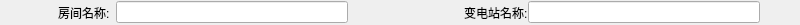
   <widget class="QWidget" name="ui_lamp_room_widget" native="true">
    <property name="geometry">
     <rect>
      <x>0</x>
      <y>34</y>
      <width>800</width>
      <height>25</height>
     </rect>
    </property>
    <layout class="QHBoxLayout" name="horizontalLayout_9" stretch="1,1,4,2,1,4,0">
     <property name="spacing">
      <number>0</number>
     </property>
     <property name="leftMargin">
      <number>0</number>
     </property>
     <property name="topMargin">
      <number>0</number>
     </property>
     <property name="rightMargin">
      <number>0</number>
     </property>
     <property name="bottomMargin">
      <number>0</number>
     </property>
     <item>
      <spacer name="horizontalSpacer_25">
       <property name="orientation">
        <enum>Qt::Horizontal</enum>
       </property>
       <property name="sizeHint" stdset="0">
        <size>
         <width>40</width>
         <height>20</height>
        </size>
       </property>
      </spacer>
     </item>
     <item>
      <widget class="QLabel" name="label_11">
       <property name="text">
        <string>房间名称:</string>
       </property>
      </widget>
     </item>
     <item>
      <widget class="QLineEdit" name="ui_lamp_room_name_edt_3"/>
     </item>
     <item>
      <spacer name="horizontalSpacer_26">
       <property name="orientation">
        <enum>Qt::Horizontal</enum>
       </property>
       <property name="sizeHint" stdset="0">
        <size>
         <width>40</width>
         <height>20</height>
        </size>
       </property>
      </spacer>
     </item>
     <item>
      <widget class="QLabel" name="label_12">
       <property name="text">
        <string>变电站名称:</string>
       </property>
      </widget>
     </item>
     <item>
      <widget class="QLineEdit" name="ui_lamp_transfm_substation_name_edt_3"/>
     </item>
     <item>
      <spacer name="horizontalSpacer_27">
       <property name="orientation">
        <enum>Qt::Horizontal</enum>
       </property>
       <property name="sizeHint" stdset="0">
        <size>
         <width>40</width>
         <height>20</height>
        </size>
       </property>
      </spacer>
     </item>
    </layout>
   </widget>
